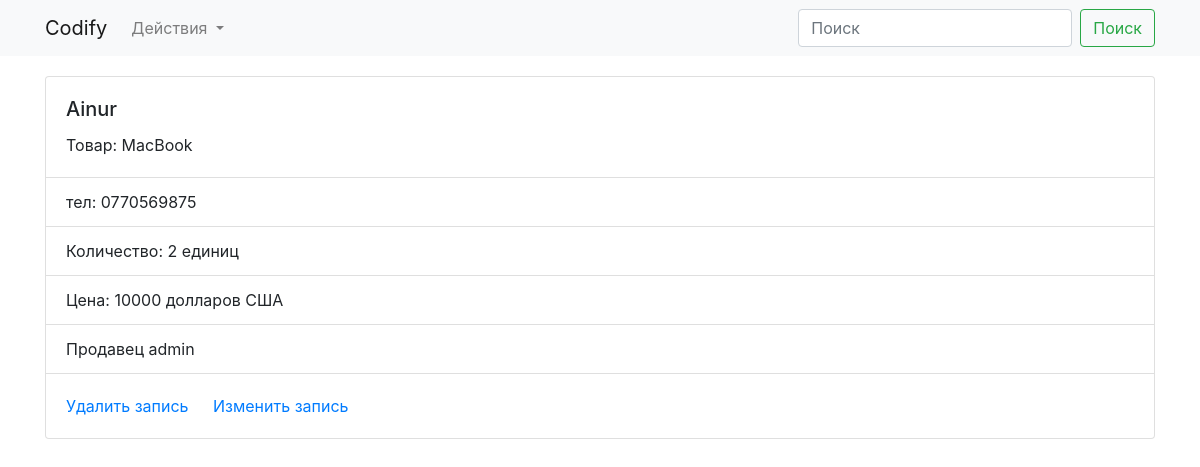
The page /customer/2 on the database its author committed.
### app/models.py (models this page shows, shortened)
class Customers(db.Model):
    id = db.Column(db.Integer, primary_key=True)
    name = db.Column(db.String(64))
    phone_number = db.Column(db.String(32))
    item = db.Column(db.String(64))
    quantity = db.Column(db.Integer())
    price = db.Column(db.Integer())
    date_in = db.Column(db.Date())
    user = db.relationship('User', backref=db.backref('customers'))
    user_id = db.Column(db.Integer, db.ForeignKey('user.id'))

class User(UserMixin, db.Model):
    id = db.Column(db.Integer, primary_key=True)
    username = db.Column(db.String(32))
    password_hash = db.Column(db.String(44))
    @property
    def password(self):
        return self.password_hash

### app/views.py (the view)
def customer_detail(customer_id):
    form = forms.CustomerForm()
    customer = Customers.query.filter_by(id=customer_id).first()
    if customer:
        return render_template('customer_detail.html', customer=customer, form=form)
    else:
        flash('customer not field', category='danger')
        return redirect(url_for('index'))

### app/forms.py
class CustomerForm(FlaskForm):
    name = wf.StringField(label='Имя')
    phone_number = wf.StringField(label='Номер телефона')
    item = wf.StringField(label='Наименование товара')
    quantity = wf.IntegerField(label='Количество товара')
    price = wf.IntegerField(label='Цена за ед. товара')
    date_in = wf.DateField(label='Дата прибытия товара')
    user = wf.SelectField(label='Пользователь', choices=get_users(), coerce=int)
    submit = wf.SubmitField(label='Подтвердить')

### app/templates/customer_detail.html
{% extends 'base.html' %}
{% block content %}
<div class="container">
  <div class="card">
    <div class="card-body">
      <h5 class="card-title">{{ customer.name }}</h5>
      <p class="card-text">Товар: {{ customer.item }}</p>
    </div>
    <ul class="list-group list-group-flush">
      <li class="list-group-item">тел: {{ customer.phone_number }}</li>
      <li class="list-group-item">Количество: {{ customer.quantity }} единиц</li>
      <li class="list-group-item">Цена: {{ customer.price }} долларов США</li>
      <li class="list-group-item">Продавец {{ customer.user.username }}</li>
    </ul>
    <div class="card-body">
      <a href="{{ url_for('customer_delete', customer_id=customer.id) }}" class="card-link">Удалить запись</a>
      <a href="{{ url_for('customer_update', customer_id=customer.id) }}" class="card-link">Изменить запись</a>
    </div>
  </div>
</div>
{% endblock content %}

### rows shown on the page
Customers: name "Ainur", item "MacBook", phone_number "0770569875", quantity "2", price "10000"
User: user.username "admin"
